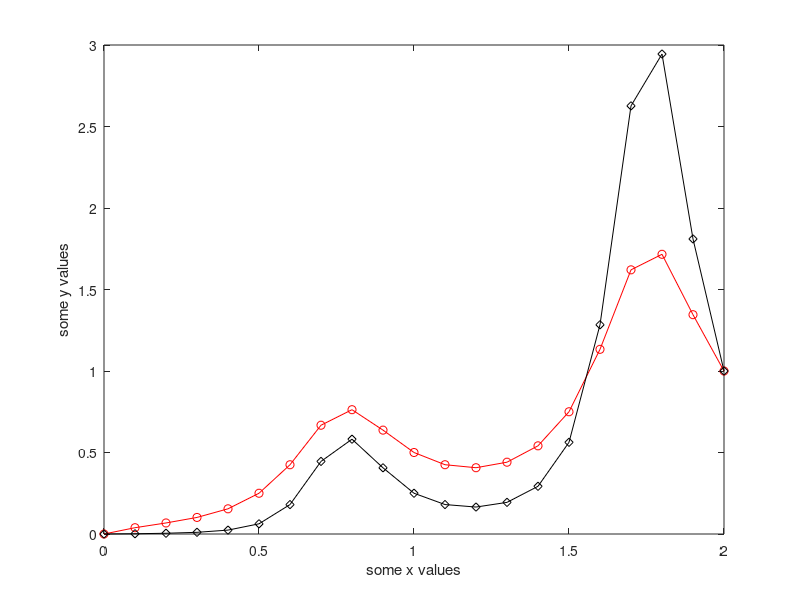

This chart was generated by the following MATLAB code:
x = 0:0.1:2;
y = x./(2+sin(2*pi*x))
plot(x,y,'ro-')
hold on
plot(x,y.*y,'kd-')
xlabel('some x values')
ylabel('some y values') 
